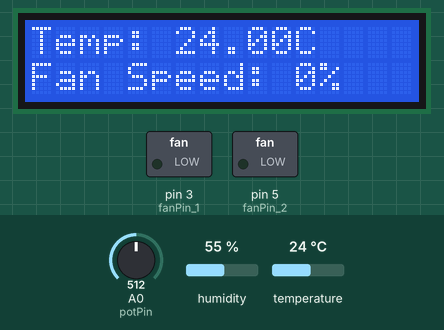
A sketch run on a simulated Arduino Uno, built with avr-gcc and run on an emulated ATmega328P. On the bench: 16×2 character LCD, switched loads named in the sketch (green lamp = pin HIGH). Inputs (shaded band) come from the test bench; at power-on: A0 (potPin) = 512, temperature 24 °C, humidity 55 %. What the sketch prints to the serial monitor is not drawn.

Above: at 3.2 s.
3.3 s: A0 (potPin) set to 67
9.4 s: A0 (potPin) set to 58
At 11.6 s:
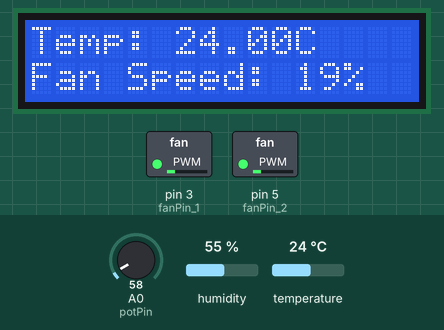
11.9 s: temperature set to 15 °C
At 13.7 s:
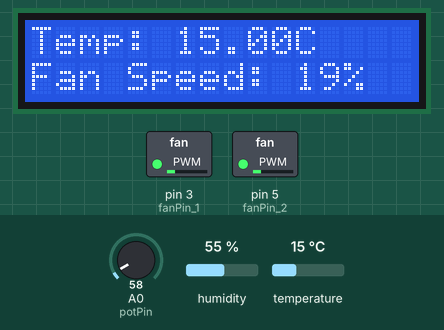
14.0 s: temperature set to 12 °C
At 15.8 s:
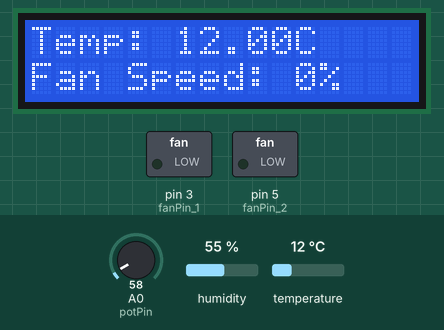
16.1 s: temperature set to 19 °C
At 17.9 s:
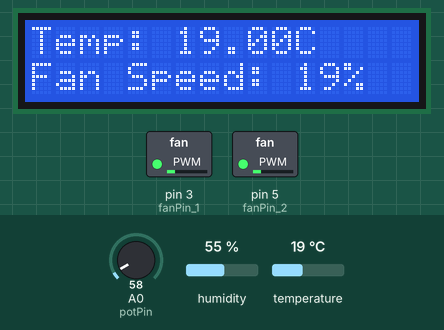
18.2 s: A0 (potPin) set to 122
At 19.1 s:
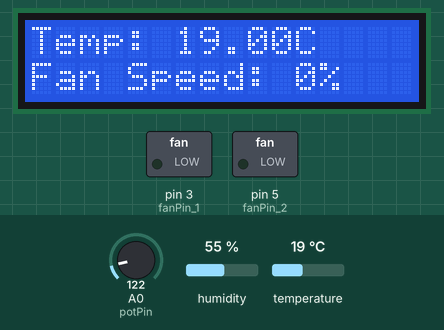
Timing chart, 0 to 21.2 s (numbered marks = the images above; inputs shaded):
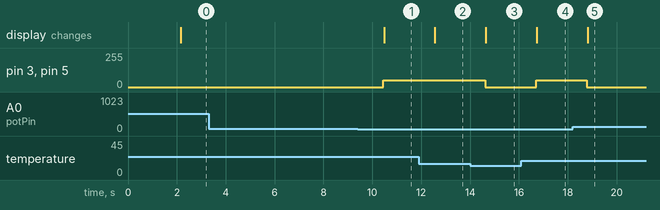

Measured:
- the behaviour switches between 64 and 63 on A0 (potPin) (found by bisection; images 0 and 1)
- the behaviour switches between 14 and 13 °C on temperature (found by bisection; images 2 and 3)
- after the input at 3.3 s, every drawn part: stays the same
- after the input at 9.4 s, pin 3 (fanPin_1), pin 5 (fanPin_2): 0/255 → 49/255 after 1.1 s; the display: changes after 1.1 s (image 1)
- after the input at 11.9 s, the display: changes after 0.66 s (image 2)
- after the input at 14.0 s, pin 3 (fanPin_1), pin 5 (fanPin_2): 49/255 → 0/255 after 0.62 s; the display: changes after 0.65 s (image 3)
- after the input at 16.1 s, pin 3 (fanPin_1), pin 5 (fanPin_2): 0/255 → 49/255 after 0.60 s; the display: changes after 0.63 s (image 4)
- after the input at 18.2 s, pin 3 (fanPin_1), pin 5 (fanPin_2): 49/255 → 0/255 after 0.58 s; the display: changes after 0.61 s (image 5)

The sketch:

fan_01.ino
```cpp
#include <DHT.h>
#include <Wire.h>
#include <LiquidCrystal_I2C.h>


#define DHTPIN 2
#define DHTTYPE DHT11

  //instaciate a DHT sensor instance
DHT dht(DHTPIN, DHTTYPE);

//initialize all the pins
const int potPin = A0;
const int fanPin_1 = 3;
const int fanPin_2 = 5;


                  //address, columns, rows
                  //instaciate an LCD instance

LiquidCrystal_I2C lcd(0x27, 16, 2); // Set the LCD address and dimensions


void setup() {
  Serial.begin(9600); // Initialize Serial for debugging
  dht.begin();// initialize the DHT sensor
  pinMode(fanPin_1, OUTPUT);
  pinMode(fanPin_2, OUTPUT);// set those pins as output pins
  lcd.init();                      // Initialize the LCD
  lcd.backlight();                 // Turn on the backlight
  lcd.setCursor(0, 0);              // set cursor to 1st row 1st column
  lcd.print("Temp Fan Control");   // displaying the name of my project
  lcd.setCursor(0, 1);            // set the cursor to the next row
lcd.print("by:sMirembe Peace");   // prints my name as owner of the project
  Serial.println("Setup complete"); // Debug statement
  delay(2000); // waits for 2 seconds as you read the message
  lcd.clear(); // clears the LCD for the next statement
}


void loop() {

  int threshold = map(analogRead(potPin), 0, 1023, 13, 29); // Map potentiometer value 0-1023 to temperature range 13-20


  float temperature = dht.readTemperature();//reads the the temp from the DHT sensor


  // Check if the DHT sensor reading failed
  if (isnan(temperature)) {   // Check if the DHT sensor reading valid, nan, not a real number
    Serial.println("Failed to read from DHT sensor!"); //if so it diplays this message
    lcd.clear();//then clears the screen
    lcd.setCursor(0, 0);// sets it back to first position
    lcd.print("Sensor Error!");//prints sensor error
    delay(1000); // waits for one second
    return; // Skip the rest of the loop because the reading did not happen
  }


  // Control the fan speed using PWM based on temperature
  int fanSpeed = 0; // Default fan speed (off)
  if (temperature > threshold) {
    fanSpeed = map(temperature, threshold, 13, 50, 255); // Map the temperature to a PWM value (0 to 255) and the threshold is 29 degrees celcius
    fanSpeed = constrain(fanSpeed, 0, 255); // Ensure fanSpeed is within 0-255
  }


  // Set the fan speed duty cycles using PWM
  analogWrite(fanPin_1, fanSpeed);
  analogWrite(fanPin_2, fanSpeed);


  // Display on LCD
  lcd.clear();
  lcd.setCursor(0, 0);
  lcd.print("Temp: ");
  lcd.print(temperature);
  lcd.print("C");


  lcd.setCursor(0, 1);
  lcd.print("Fan Speed: ");
  lcd.print(map(fanSpeed, 0, 255, 0, 100)); // Display fan speed as a percentage
  lcd.print("%");


  // Display on Serial Monitor
  Serial.print("Temperature: ");
  Serial.print(temperature);
  Serial.print("C | Threshold: ");
  Serial.print(threshold);
  Serial.print("C | Fan Speed: ");
  Serial.print(map(fanSpeed, 0, 255, 0, 100)); // Display fan speed as a percentage
  Serial.println("%");


  delay(1000); // Wait 1 second before the next reading
}
```
